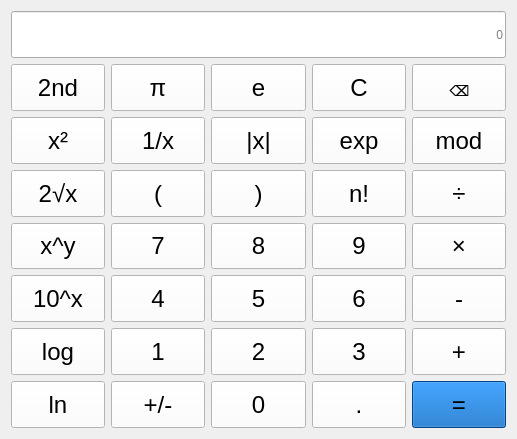
<?xml version="1.0" encoding="UTF-8"?>
<ui version="4.0">
 <class>Science</class>
 <widget class="QWidget" name="Science">
  <property name="geometry">
   <rect>
    <x>0</x>
    <y>0</y>
    <width>517</width>
    <height>439</height>
   </rect>
  </property>
  <property name="windowTitle">
   <string>Form</string>
  </property>
  <layout class="QHBoxLayout" name="horizontalLayout">
   <item>
    <layout class="QGridLayout" name="gridLayout">
     <item row="2" column="1">
      <widget class="QPushButton" name="btnInverse">
       <property name="sizePolicy">
        <sizepolicy hsizetype="Minimum" vsizetype="Minimum">
         <horstretch>0</horstretch>
         <verstretch>0</verstretch>
        </sizepolicy>
       </property>
       <property name="styleSheet">
        <string notr="true">QPushButton{
	font: 30 18pt;
	background-color: rgb(252, 252, 252);
}

QPushButton::hover{
	background-color: rgb(243, 243, 243);
	color:rgb(95, 95, 95);
}

QPushButton::pressed{
	background-color: rgb(243, 243, 243);
	color:rgb(95, 95, 95);
}
</string>
       </property>
       <property name="text">
        <string>1/x</string>
       </property>
      </widget>
     </item>
     <item row="1" column="2">
      <widget class="QPushButton" name="btnE">
       <property name="sizePolicy">
        <sizepolicy hsizetype="Minimum" vsizetype="Minimum">
         <horstretch>0</horstretch>
         <verstretch>0</verstretch>
        </sizepolicy>
       </property>
       <property name="styleSheet">
        <string notr="true">QPushButton{
	font: 30 18pt;
	background-color: rgb(252, 252, 252);
}

QPushButton::hover{
	background-color: rgb(243, 243, 243);
	color:rgb(95, 95, 95);
}

QPushButton::pressed{
	background-color: rgb(243, 243, 243);
	color:rgb(95, 95, 95);
}
</string>
       </property>
       <property name="text">
        <string>e</string>
       </property>
      </widget>
     </item>
     <item row="1" column="3">
      <widget class="QPushButton" name="btnClearAll">
       <property name="sizePolicy">
        <sizepolicy hsizetype="Minimum" vsizetype="Minimum">
         <horstretch>0</horstretch>
         <verstretch>0</verstretch>
        </sizepolicy>
       </property>
       <property name="styleSheet">
        <string notr="true">QPushButton{
	font: 30 18pt;
	background-color: rgb(252, 252, 252);
}

QPushButton::hover{
	background-color: rgb(243, 243, 243);
	color:rgb(95, 95, 95);
}

QPushButton::pressed{
	background-color: rgb(243, 243, 243);
	color:rgb(95, 95, 95);
}
</string>
       </property>
       <property name="text">
        <string>C</string>
       </property>
      </widget>
     </item>
     <item row="2" column="3">
      <widget class="QPushButton" name="btnExp">
       <property name="sizePolicy">
        <sizepolicy hsizetype="Minimum" vsizetype="Minimum">
         <horstretch>0</horstretch>
         <verstretch>0</verstretch>
        </sizepolicy>
       </property>
       <property name="styleSheet">
        <string notr="true">QPushButton{
	font: 30 18pt;
	background-color: rgb(252, 252, 252);
}

QPushButton::hover{
	background-color: rgb(243, 243, 243);
	color:rgb(95, 95, 95);
}

QPushButton::pressed{
	background-color: rgb(243, 243, 243);
	color:rgb(95, 95, 95);
}
</string>
       </property>
       <property name="text">
        <string>exp</string>
       </property>
      </widget>
     </item>
     <item row="1" column="4">
      <widget class="QPushButton" name="btnDel">
       <property name="sizePolicy">
        <sizepolicy hsizetype="Minimum" vsizetype="Minimum">
         <horstretch>0</horstretch>
         <verstretch>0</verstretch>
        </sizepolicy>
       </property>
       <property name="styleSheet">
        <string notr="true">QPushButton{
	font: 30 18pt;
	background-color: rgb(252, 252, 252);
}

QPushButton::hover{
	background-color: rgb(243, 243, 243);
	color:rgb(95, 95, 95);
}

QPushButton::pressed{
	background-color: rgb(243, 243, 243);
	color:rgb(95, 95, 95);
}
</string>
       </property>
       <property name="text">
        <string>⌫</string>
       </property>
      </widget>
     </item>
     <item row="2" column="4">
      <widget class="QPushButton" name="btnMod">
       <property name="sizePolicy">
        <sizepolicy hsizetype="Minimum" vsizetype="Minimum">
         <horstretch>0</horstretch>
         <verstretch>0</verstretch>
        </sizepolicy>
       </property>
       <property name="styleSheet">
        <string notr="true">QPushButton{
	font: 30 18pt;
	background-color: rgb(252, 252, 252);
}

QPushButton::hover{
	background-color: rgb(243, 243, 243);
	color:rgb(95, 95, 95);
}

QPushButton::pressed{
	background-color: rgb(243, 243, 243);
	color:rgb(95, 95, 95);
}
</string>
       </property>
       <property name="text">
        <string>mod</string>
       </property>
      </widget>
     </item>
     <item row="2" column="2">
      <widget class="QPushButton" name="btnAbs">
       <property name="sizePolicy">
        <sizepolicy hsizetype="Minimum" vsizetype="Minimum">
         <horstretch>0</horstretch>
         <verstretch>0</verstretch>
        </sizepolicy>
       </property>
       <property name="styleSheet">
        <string notr="true">QPushButton{
	font: 30 18pt;
	background-color: rgb(252, 252, 252);
}

QPushButton::hover{
	background-color: rgb(243, 243, 243);
	color:rgb(95, 95, 95);
}

QPushButton::pressed{
	background-color: rgb(243, 243, 243);
	color:rgb(95, 95, 95);
}
</string>
       </property>
       <property name="text">
        <string>|x|</string>
       </property>
      </widget>
     </item>
     <item row="1" column="1">
      <widget class="QPushButton" name="btnPI">
       <property name="sizePolicy">
        <sizepolicy hsizetype="Minimum" vsizetype="Minimum">
         <horstretch>0</horstretch>
         <verstretch>0</verstretch>
        </sizepolicy>
       </property>
       <property name="styleSheet">
        <string notr="true">QPushButton{
	font: 30 18pt;
	background-color: rgb(252, 252, 252);
}

QPushButton::hover{
	background-color: rgb(243, 243, 243);
	color:rgb(95, 95, 95);
}

QPushButton::pressed{
	background-color: rgb(243, 243, 243);
	color:rgb(95, 95, 95);
}
</string>
       </property>
       <property name="text">
        <string>π</string>
       </property>
      </widget>
     </item>
     <item row="1" column="0">
      <widget class="QPushButton" name="btn2nd">
       <property name="sizePolicy">
        <sizepolicy hsizetype="Minimum" vsizetype="Minimum">
         <horstretch>0</horstretch>
         <verstretch>0</verstretch>
        </sizepolicy>
       </property>
       <property name="styleSheet">
        <string notr="true">QPushButton{
	font: 30 18pt;
	background-color: rgb(252, 252, 252);
}

QPushButton::hover{
	background-color: rgb(243, 243, 243);
	color:rgb(95, 95, 95);
}

QPushButton::pressed{
	background-color: rgb(243, 243, 243);
	color:rgb(95, 95, 95);
}
</string>
       </property>
       <property name="text">
        <string>2nd</string>
       </property>
      </widget>
     </item>
     <item row="0" column="0" colspan="5">
      <widget class="QLineEdit" name="display">
       <property name="sizePolicy">
        <sizepolicy hsizetype="Expanding" vsizetype="Preferred">
         <horstretch>0</horstretch>
         <verstretch>0</verstretch>
        </sizepolicy>
       </property>
       <property name="styleSheet">
        <string notr="true">font: 63 20pt &quot;Bahnschrift SemiBold&quot;;
QLineEdit{
 color:#000;
}
</string>
       </property>
       <property name="alignment">
        <set>Qt::AlignRight|Qt::AlignTrailing|Qt::AlignVCenter</set>
       </property>
       <property name="placeholderText">
        <string>0</string>
       </property>
      </widget>
     </item>
     <item row="2" column="0">
      <widget class="QPushButton" name="btnSquare">
       <property name="sizePolicy">
        <sizepolicy hsizetype="Minimum" vsizetype="Minimum">
         <horstretch>0</horstretch>
         <verstretch>0</verstretch>
        </sizepolicy>
       </property>
       <property name="styleSheet">
        <string notr="true">QPushButton{
	font: 30 18pt;
	background-color: rgb(252, 252, 252);
}

QPushButton::hover{
	background-color: rgb(243, 243, 243);
	color:rgb(95, 95, 95);
}

QPushButton::pressed{
	background-color: rgb(243, 243, 243);
	color:rgb(95, 95, 95);
}
</string>
       </property>
       <property name="text">
        <string>x²</string>
       </property>
      </widget>
     </item>
     <item row="3" column="0">
      <widget class="QPushButton" name="btnSqrt">
       <property name="sizePolicy">
        <sizepolicy hsizetype="Minimum" vsizetype="Minimum">
         <horstretch>0</horstretch>
         <verstretch>0</verstretch>
        </sizepolicy>
       </property>
       <property name="styleSheet">
        <string notr="true">QPushButton{
	font: 30 18pt;
	background-color: rgb(252, 252, 252);
}

QPushButton::hover{
	background-color: rgb(243, 243, 243);
	color:rgb(95, 95, 95);
}

QPushButton::pressed{
	background-color: rgb(243, 243, 243);
	color:rgb(95, 95, 95);
}
</string>
       </property>
       <property name="text">
        <string>2√x</string>
       </property>
      </widget>
     </item>
     <item row="4" column="0">
      <widget class="QPushButton" name="btnXy">
       <property name="sizePolicy">
        <sizepolicy hsizetype="Minimum" vsizetype="Minimum">
         <horstretch>0</horstretch>
         <verstretch>0</verstretch>
        </sizepolicy>
       </property>
       <property name="styleSheet">
        <string notr="true">QPushButton{
	font: 30 18pt;
	background-color: rgb(252, 252, 252);
}

QPushButton::hover{
	background-color: rgb(243, 243, 243);
	color:rgb(95, 95, 95);
}

QPushButton::pressed{
	background-color: rgb(243, 243, 243);
	color:rgb(95, 95, 95);
}
</string>
       </property>
       <property name="text">
        <string>x^y</string>
       </property>
      </widget>
     </item>
     <item row="5" column="0">
      <widget class="QPushButton" name="btn10x">
       <property name="sizePolicy">
        <sizepolicy hsizetype="Minimum" vsizetype="Minimum">
         <horstretch>0</horstretch>
         <verstretch>0</verstretch>
        </sizepolicy>
       </property>
       <property name="styleSheet">
        <string notr="true">QPushButton{
	font: 30 18pt;
	background-color: rgb(252, 252, 252);
}

QPushButton::hover{
	background-color: rgb(243, 243, 243);
	color:rgb(95, 95, 95);
}

QPushButton::pressed{
	background-color: rgb(243, 243, 243);
	color:rgb(95, 95, 95);
}
</string>
       </property>
       <property name="text">
        <string>10^x</string>
       </property>
      </widget>
     </item>
     <item row="6" column="0">
      <widget class="QPushButton" name="btnLog">
       <property name="sizePolicy">
        <sizepolicy hsizetype="Minimum" vsizetype="Minimum">
         <horstretch>0</horstretch>
         <verstretch>0</verstretch>
        </sizepolicy>
       </property>
       <property name="styleSheet">
        <string notr="true">QPushButton{
	font: 30 18pt;
	background-color: rgb(252, 252, 252);
}

QPushButton::hover{
	background-color: rgb(243, 243, 243);
	color:rgb(95, 95, 95);
}

QPushButton::pressed{
	background-color: rgb(243, 243, 243);
	color:rgb(95, 95, 95);
}
</string>
       </property>
       <property name="text">
        <string>log</string>
       </property>
      </widget>
     </item>
     <item row="7" column="0">
      <widget class="QPushButton" name="btnLn">
       <property name="sizePolicy">
        <sizepolicy hsizetype="Minimum" vsizetype="Minimum">
         <horstretch>0</horstretch>
         <verstretch>0</verstretch>
        </sizepolicy>
       </property>
       <property name="styleSheet">
        <string notr="true">QPushButton{
	font: 30 18pt;
	background-color: rgb(252, 252, 252);
}

QPushButton::hover{
	background-color: rgb(243, 243, 243);
	color:rgb(95, 95, 95);
}

QPushButton::pressed{
	background-color: rgb(243, 243, 243);
	color:rgb(95, 95, 95);
}
</string>
       </property>
       <property name="text">
        <string>ln</string>
       </property>
      </widget>
     </item>
     <item row="7" column="2">
      <widget class="QPushButton" name="btnNum0">
       <property name="sizePolicy">
        <sizepolicy hsizetype="Minimum" vsizetype="Minimum">
         <horstretch>0</horstretch>
         <verstretch>0</verstretch>
        </sizepolicy>
       </property>
       <property name="styleSheet">
        <string notr="true">QPushButton{
	font: 30 18pt;
	background-color: rgb(252, 252, 252);
}

QPushButton::hover{
	background-color: rgb(243, 243, 243);
	color:rgb(95, 95, 95);
}

QPushButton::pressed{
	background-color: rgb(243, 243, 243);
	color:rgb(95, 95, 95);
}
</string>
       </property>
       <property name="text">
        <string>0</string>
       </property>
      </widget>
     </item>
     <item row="7" column="1">
      <widget class="QPushButton" name="btnZhengFu">
       <property name="sizePolicy">
        <sizepolicy hsizetype="Minimum" vsizetype="Minimum">
         <horstretch>0</horstretch>
         <verstretch>0</verstretch>
        </sizepolicy>
       </property>
       <property name="styleSheet">
        <string notr="true">QPushButton{
	font: 30 18pt;
	background-color: rgb(252, 252, 252);
}

QPushButton::hover{
	background-color: rgb(243, 243, 243);
	color:rgb(95, 95, 95);
}

QPushButton::pressed{
	background-color: rgb(243, 243, 243);
	color:rgb(95, 95, 95);
}
</string>
       </property>
       <property name="text">
        <string>+/-</string>
       </property>
      </widget>
     </item>
     <item row="7" column="3">
      <widget class="QPushButton" name="btnPeriod">
       <property name="sizePolicy">
        <sizepolicy hsizetype="Minimum" vsizetype="Minimum">
         <horstretch>0</horstretch>
         <verstretch>0</verstretch>
        </sizepolicy>
       </property>
       <property name="styleSheet">
        <string notr="true">QPushButton{
	font: 30 18pt;
	background-color: rgb(252, 252, 252);
}

QPushButton::hover{
	background-color: rgb(243, 243, 243);
	color:rgb(95, 95, 95);
}

QPushButton::pressed{
	background-color: rgb(243, 243, 243);
	color:rgb(95, 95, 95);
}
</string>
       </property>
       <property name="text">
        <string>.</string>
       </property>
      </widget>
     </item>
     <item row="6" column="3">
      <widget class="QPushButton" name="btnNum3">
       <property name="sizePolicy">
        <sizepolicy hsizetype="Minimum" vsizetype="Minimum">
         <horstretch>0</horstretch>
         <verstretch>0</verstretch>
        </sizepolicy>
       </property>
       <property name="styleSheet">
        <string notr="true">QPushButton{
	font: 30 18pt;
	background-color: rgb(252, 252, 252);
}

QPushButton::hover{
	background-color: rgb(243, 243, 243);
	color:rgb(95, 95, 95);
}

QPushButton::pressed{
	background-color: rgb(243, 243, 243);
	color:rgb(95, 95, 95);
}
</string>
       </property>
       <property name="text">
        <string>3</string>
       </property>
      </widget>
     </item>
     <item row="6" column="2">
      <widget class="QPushButton" name="btnNum2">
       <property name="sizePolicy">
        <sizepolicy hsizetype="Minimum" vsizetype="Minimum">
         <horstretch>0</horstretch>
         <verstretch>0</verstretch>
        </sizepolicy>
       </property>
       <property name="styleSheet">
        <string notr="true">QPushButton{
	font: 30 18pt;
	background-color: rgb(252, 252, 252);
}

QPushButton::hover{
	background-color: rgb(243, 243, 243);
	color:rgb(95, 95, 95);
}

QPushButton::pressed{
	background-color: rgb(243, 243, 243);
	color:rgb(95, 95, 95);
}
</string>
       </property>
       <property name="text">
        <string>2</string>
       </property>
      </widget>
     </item>
     <item row="6" column="1">
      <widget class="QPushButton" name="btnNum1">
       <property name="sizePolicy">
        <sizepolicy hsizetype="Minimum" vsizetype="Minimum">
         <horstretch>0</horstretch>
         <verstretch>0</verstretch>
        </sizepolicy>
       </property>
       <property name="styleSheet">
        <string notr="true">QPushButton{
	font: 30 18pt;
	background-color: rgb(252, 252, 252);
}

QPushButton::hover{
	background-color: rgb(243, 243, 243);
	color:rgb(95, 95, 95);
}

QPushButton::pressed{
	background-color: rgb(243, 243, 243);
	color:rgb(95, 95, 95);
}
</string>
       </property>
       <property name="text">
        <string>1</string>
       </property>
      </widget>
     </item>
     <item row="5" column="1">
      <widget class="QPushButton" name="btnNum4">
       <property name="sizePolicy">
        <sizepolicy hsizetype="Minimum" vsizetype="Minimum">
         <horstretch>0</horstretch>
         <verstretch>0</verstretch>
        </sizepolicy>
       </property>
       <property name="styleSheet">
        <string notr="true">QPushButton{
	font: 30 18pt;
	background-color: rgb(252, 252, 252);
}

QPushButton::hover{
	background-color: rgb(243, 243, 243);
	color:rgb(95, 95, 95);
}

QPushButton::pressed{
	background-color: rgb(243, 243, 243);
	color:rgb(95, 95, 95);
}
</string>
       </property>
       <property name="text">
        <string>4</string>
       </property>
      </widget>
     </item>
     <item row="5" column="2">
      <widget class="QPushButton" name="btnNum5">
       <property name="sizePolicy">
        <sizepolicy hsizetype="Minimum" vsizetype="Minimum">
         <horstretch>0</horstretch>
         <verstretch>0</verstretch>
        </sizepolicy>
       </property>
       <property name="styleSheet">
        <string notr="true">QPushButton{
	font: 30 18pt;
	background-color: rgb(252, 252, 252);
}

QPushButton::hover{
	background-color: rgb(243, 243, 243);
	color:rgb(95, 95, 95);
}

QPushButton::pressed{
	background-color: rgb(243, 243, 243);
	color:rgb(95, 95, 95);
}
</string>
       </property>
       <property name="text">
        <string>5</string>
       </property>
      </widget>
     </item>
     <item row="5" column="3">
      <widget class="QPushButton" name="btnNum6">
       <property name="sizePolicy">
        <sizepolicy hsizetype="Minimum" vsizetype="Minimum">
         <horstretch>0</horstretch>
         <verstretch>0</verstretch>
        </sizepolicy>
       </property>
       <property name="styleSheet">
        <string notr="true">QPushButton{
	font: 30 18pt;
	background-color: rgb(252, 252, 252);
}

QPushButton::hover{
	background-color: rgb(243, 243, 243);
	color:rgb(95, 95, 95);
}

QPushButton::pressed{
	background-color: rgb(243, 243, 243);
	color:rgb(95, 95, 95);
}
</string>
       </property>
       <property name="text">
        <string>6</string>
       </property>
      </widget>
     </item>
     <item row="4" column="2">
      <widget class="QPushButton" name="btnNum8">
       <property name="sizePolicy">
        <sizepolicy hsizetype="Minimum" vsizetype="Minimum">
         <horstretch>0</horstretch>
         <verstretch>0</verstretch>
        </sizepolicy>
       </property>
       <property name="styleSheet">
        <string notr="true">QPushButton{
	font: 30 18pt;
	background-color: rgb(252, 252, 252);
}

QPushButton::hover{
	background-color: rgb(243, 243, 243);
	color:rgb(95, 95, 95);
}

QPushButton::pressed{
	background-color: rgb(243, 243, 243);
	color:rgb(95, 95, 95);
}
</string>
       </property>
       <property name="text">
        <string>8</string>
       </property>
       <property name="checkable">
        <bool>false</bool>
       </property>
       <property name="autoDefault">
        <bool>false</bool>
       </property>
      </widget>
     </item>
     <item row="4" column="1">
      <widget class="QPushButton" name="btnNum7">
       <property name="sizePolicy">
        <sizepolicy hsizetype="Minimum" vsizetype="Minimum">
         <horstretch>0</horstretch>
         <verstretch>0</verstretch>
        </sizepolicy>
       </property>
       <property name="styleSheet">
        <string notr="true">QPushButton{
	font: 30 18pt;
	background-color: rgb(252, 252, 252);
}

QPushButton::hover{
	background-color: rgb(243, 243, 243);
	color:rgb(95, 95, 95);
}

QPushButton::pressed{
	background-color: rgb(243, 243, 243);
	color:rgb(95, 95, 95);
}
</string>
       </property>
       <property name="text">
        <string>7</string>
       </property>
      </widget>
     </item>
     <item row="4" column="3">
      <widget class="QPushButton" name="btnNum9">
       <property name="sizePolicy">
        <sizepolicy hsizetype="Minimum" vsizetype="Minimum">
         <horstretch>0</horstretch>
         <verstretch>0</verstretch>
        </sizepolicy>
       </property>
       <property name="styleSheet">
        <string notr="true">QPushButton{
	font: 30 18pt;
	background-color: rgb(252, 252, 252);
}

QPushButton::hover{
	background-color: rgb(243, 243, 243);
	color:rgb(95, 95, 95);
}

QPushButton::pressed{
	background-color: rgb(243, 243, 243);
	color:rgb(95, 95, 95);
}
</string>
       </property>
       <property name="text">
        <string>9</string>
       </property>
      </widget>
     </item>
     <item row="3" column="1">
      <widget class="QPushButton" name="btnLeft">
       <property name="sizePolicy">
        <sizepolicy hsizetype="Minimum" vsizetype="Minimum">
         <horstretch>0</horstretch>
         <verstretch>0</verstretch>
        </sizepolicy>
       </property>
       <property name="styleSheet">
        <string notr="true">QPushButton{
	font: 30 18pt;
	background-color: rgb(252, 252, 252);
}

QPushButton::hover{
	background-color: rgb(243, 243, 243);
	color:rgb(95, 95, 95);
}

QPushButton::pressed{
	background-color: rgb(243, 243, 243);
	color:rgb(95, 95, 95);
}
</string>
       </property>
       <property name="text">
        <string>(</string>
       </property>
      </widget>
     </item>
     <item row="3" column="2">
      <widget class="QPushButton" name="btnRight">
       <property name="sizePolicy">
        <sizepolicy hsizetype="Minimum" vsizetype="Minimum">
         <horstretch>0</horstretch>
         <verstretch>0</verstretch>
        </sizepolicy>
       </property>
       <property name="styleSheet">
        <string notr="true">QPushButton{
	font: 30 18pt;
	background-color: rgb(252, 252, 252);
}

QPushButton::hover{
	background-color: rgb(243, 243, 243);
	color:rgb(95, 95, 95);
}

QPushButton::pressed{
	background-color: rgb(243, 243, 243);
	color:rgb(95, 95, 95);
}
</string>
       </property>
       <property name="text">
        <string>)</string>
       </property>
      </widget>
     </item>
     <item row="3" column="3">
      <widget class="QPushButton" name="btnN1">
       <property name="sizePolicy">
        <sizepolicy hsizetype="Minimum" vsizetype="Minimum">
         <horstretch>0</horstretch>
         <verstretch>0</verstretch>
        </sizepolicy>
       </property>
       <property name="styleSheet">
        <string notr="true">QPushButton{
	font: 30 18pt;
	background-color: rgb(252, 252, 252);
}

QPushButton::hover{
	background-color: rgb(243, 243, 243);
	color:rgb(95, 95, 95);
}

QPushButton::pressed{
	background-color: rgb(243, 243, 243);
	color:rgb(95, 95, 95);
}
</string>
       </property>
       <property name="text">
        <string>n!</string>
       </property>
      </widget>
     </item>
     <item row="7" column="4">
      <widget class="QPushButton" name="btnEqual">
       <property name="sizePolicy">
        <sizepolicy hsizetype="Minimum" vsizetype="Minimum">
         <horstretch>0</horstretch>
         <verstretch>0</verstretch>
        </sizepolicy>
       </property>
       <property name="styleSheet">
        <string notr="true">QPushButton{
	font: 30 18pt;
	background-color: rgb(0, 95, 186);
}

QPushButton::hover{
	background-color: rgb(49, 125, 197);
	color:rgb(95, 95, 95);
}

QPushButton::pressed{
	background-color: rgb(49, 125, 197);
	color:rgb(95, 95, 95);
}
</string>
       </property>
       <property name="text">
        <string>=</string>
       </property>
      </widget>
     </item>
     <item row="6" column="4">
      <widget class="QPushButton" name="btnPlus">
       <property name="sizePolicy">
        <sizepolicy hsizetype="Minimum" vsizetype="Minimum">
         <horstretch>0</horstretch>
         <verstretch>0</verstretch>
        </sizepolicy>
       </property>
       <property name="styleSheet">
        <string notr="true">QPushButton{
	font: 30 18pt;
	background-color: rgb(252, 252, 252);
}

QPushButton::hover{
	background-color: rgb(243, 243, 243);
	color:rgb(95, 95, 95);
}

QPushButton::pressed{
	background-color: rgb(243, 243, 243);
	color:rgb(95, 95, 95);
}
</string>
       </property>
       <property name="text">
        <string>+</string>
       </property>
      </widget>
     </item>
     <item row="5" column="4">
      <widget class="QPushButton" name="btnMinus">
       <property name="sizePolicy">
        <sizepolicy hsizetype="Minimum" vsizetype="Minimum">
         <horstretch>0</horstretch>
         <verstretch>0</verstretch>
        </sizepolicy>
       </property>
       <property name="styleSheet">
        <string notr="true">QPushButton{
	font: 30 18pt;
	background-color: rgb(252, 252, 252);
}

QPushButton::hover{
	background-color: rgb(243, 243, 243);
	color:rgb(95, 95, 95);
}

QPushButton::pressed{
	background-color: rgb(243, 243, 243);
	color:rgb(95, 95, 95);
}
</string>
       </property>
       <property name="text">
        <string>-</string>
       </property>
      </widget>
     </item>
     <item row="4" column="4">
      <widget class="QPushButton" name="btnMultiple">
       <property name="sizePolicy">
        <sizepolicy hsizetype="Minimum" vsizetype="Minimum">
         <horstretch>0</horstretch>
         <verstretch>0</verstretch>
        </sizepolicy>
       </property>
       <property name="styleSheet">
        <string notr="true">QPushButton{
	font: 30 18pt;
	background-color: rgb(252, 252, 252);
}

QPushButton::hover{
	background-color: rgb(243, 243, 243);
	color:rgb(95, 95, 95);
}

QPushButton::pressed{
	background-color: rgb(243, 243, 243);
	color:rgb(95, 95, 95);
}
</string>
       </property>
       <property name="text">
        <string>×</string>
       </property>
      </widget>
     </item>
     <item row="3" column="4">
      <widget class="QPushButton" name="btnDivide">
       <property name="sizePolicy">
        <sizepolicy hsizetype="Minimum" vsizetype="Minimum">
         <horstretch>0</horstretch>
         <verstretch>0</verstretch>
        </sizepolicy>
       </property>
       <property name="styleSheet">
        <string notr="true">QPushButton{
	font: 30 18pt;
	background-color: rgb(252, 252, 252);
}

QPushButton::hover{
	background-color: rgb(243, 243, 243);
	color:rgb(95, 95, 95);
}

QPushButton::pressed{
	background-color: rgb(243, 243, 243);
	color:rgb(95, 95, 95);
}
</string>
       </property>
       <property name="text">
        <string>÷</string>
       </property>
      </widget>
     </item>
    </layout>
   </item>
  </layout>
 </widget>
 <resources/>
 <connections/>
</ui>
